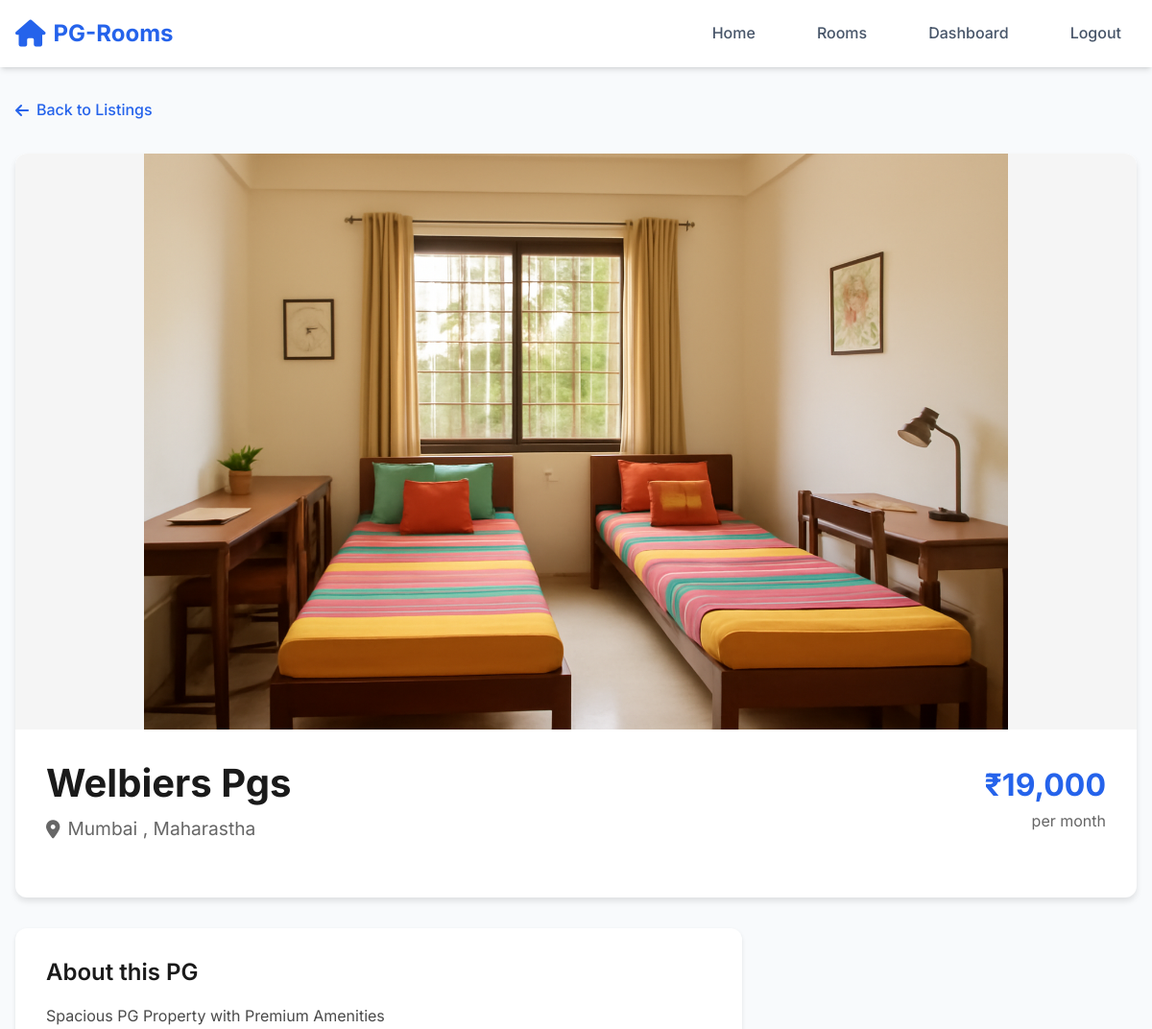
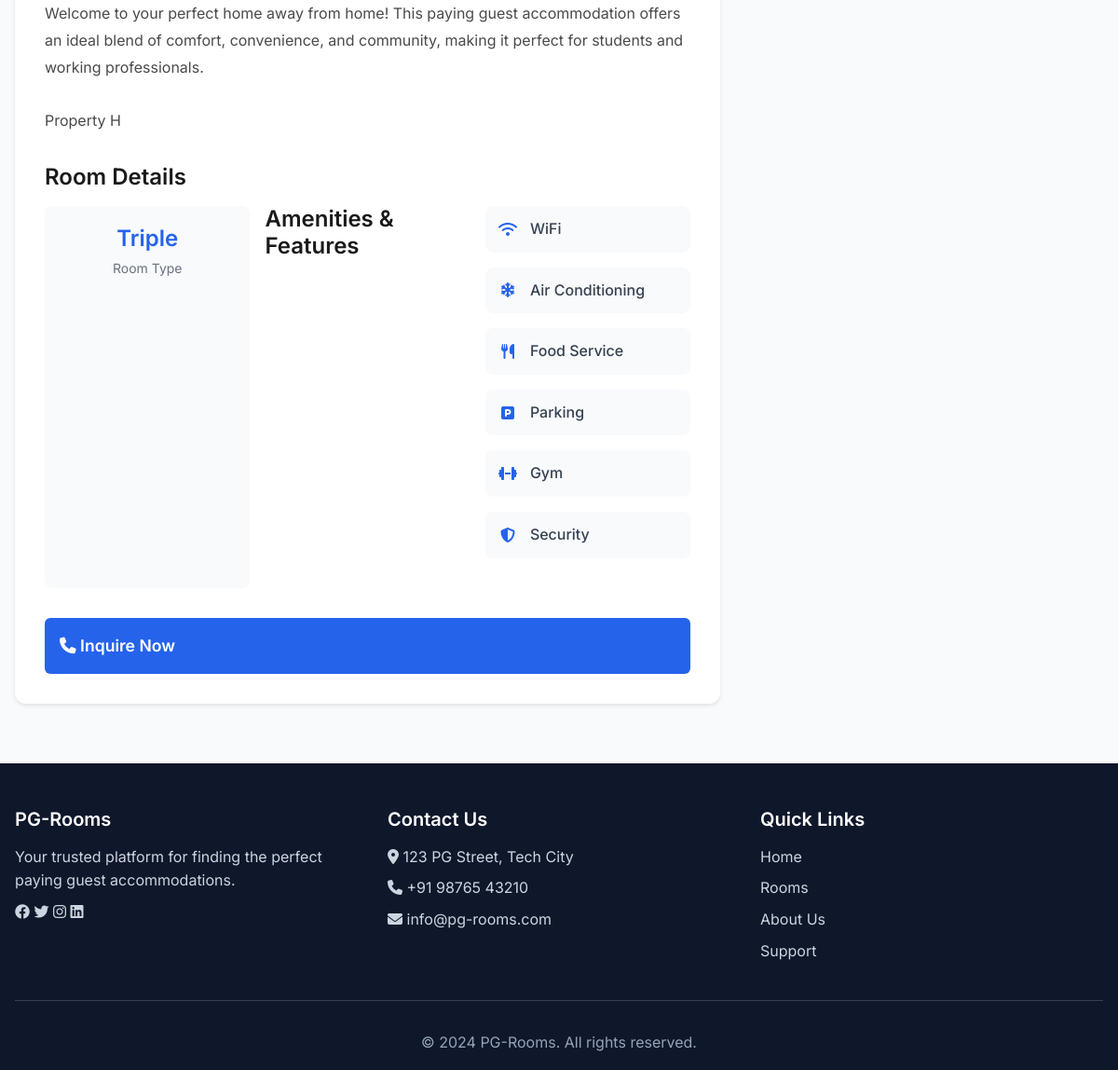
Page /pages/view_details.php?lid=13 (signed in) on the committed database (2 pictures, top to bottom).
### tables this page shows
CREATE TABLE `listing` (
  `lid` int(11) NOT NULL,
  `title` varchar(100) NOT NULL,
  `price` decimal(20,0) NOT NULL,
  `ladd` varchar(50) NOT NULL,
  `stype` varchar(20) NOT NULL,
  `wifi` varchar(40) NOT NULL,
  `ac` varchar(20) NOT NULL,
  `food` varchar(20) NOT NULL,
  `parking` varchar(20) NOT NULL,
  `gym` varchar(20) NOT NULL,
  `securitry` varchar(20) NOT NULL,
  `limage` varchar(255) NOT NULL,
  `ldesc` varchar(255) NOT NULL,
  `aid` int(10) NOT NULL
);

### pages/view_details.php (the view, shortened to what this page needs)
<?php
require_once '../database/dbcon.php';
$listing_id = intval($_GET['lid']);
$sql = "SELECT * FROM listing WHERE lid = ?";
$stmt = mysqli_prepare($conn, $sql);
mysqli_stmt_bind_param($stmt, "i", $listing_id);
mysqli_stmt_execute($stmt);
$result = mysqli_stmt_get_result($stmt);
$listing = mysqli_fetch_assoc($result);
$amenities = [];
if ($listing['wifi']) $amenities[] = ['name' => 'WiFi', 'icon' => 'fas fa-wifi'];
if ($listing['ac']) $amenities[] = ['name' => 'Air Conditioning', 'icon' => 'fas fa-snowflake'];
if ($listing['food']) $amenities[] = ['name' => 'Food Service', 'icon' => 'fas fa-utensils'];
if ($listing['parking']) $amenities[] = ['name' => 'Parking', 'icon' => 'fas fa-parking'];
if ($listing['gym']) $amenities[] = ['name' => 'Gym', 'icon' => 'fas fa-dumbbell'];
if ($listing['securitry']) $amenities[] = ['name' => 'Security', 'icon' => 'fas fa-shield-alt'];
?>
<!DOCTYPE html>
<html lang="en">
<head>
    <link rel="stylesheet" href="../assets/css/main.css">
    <link rel="stylesheet" href="../assets/css/responsive.css">
    <link rel="stylesheet" href="https://cdnjs.cloudflare.com/ajax/libs/font-awesome/6.4.0/css/all.min.css">
</head>
<body>
    <nav class="navbar">
        <div class="container">
            <div class="navbar-container">
                <a href="../index.php" class="navbar-brand">
                    <i class="fas fa-home"></i>
                    <span>PG-Rooms</span>
                </a>
                <ul class="navbar-nav">
                    <li><a href="../index.php" class="nav-link">Home</a></li>
                    <li><a href="Listing.php" class="nav-link">Rooms</a></li>
                    <li><a href="dashboard.php" class="nav-link">Dashboard</a></li>
                    <li><a href="logout.php" class="nav-link">Logout</a></li>
                </ul>
            </div>
        </div>
    </nav>
    <div class="pg-details-container">
        <a href="Listing.php" class="back-button">
            <i class="fas fa-arrow-left"></i>
            Back to Listings
        </a>
        <div class="pg-details-header">
            <div class="pg-image-gallery">
                <img src="../uploads/<?php echo htmlspecialchars($listing['limage']); ?>"
                     alt="<?php echo htmlspecialchars($listing['title']); ?>"
                     class="pg-main-image">
            </div>
            <div class="pg-details-content">
                <div class="pg-title-section">
                    <div>
                        <h1 class="pg-title"><?php echo htmlspecialchars($listing['title']); ?></h1>
                        <p class="pg-location">
                            <i class="fas fa-map-marker-alt"></i>
                            <?php echo htmlspecialchars($listing['ladd']); ?>
                        </p>
                    </div>
                    <div class="pg-price-section">
                        <div class="pg-price">₹<?php echo number_format($listing['price']); ?></div>
                        <div class="pg-price-period">per month</div>
                    </div>
                </div>
            </div>
        </div>
        <div class="pg-details-grid">
            <div class="pg-info-section">
                <h2 class="section-title">About this PG</h2>
                <p class="pg-description">
                    <?php echo nl2br(htmlspecialchars($listing['ldesc'])); ?>
                </p>
                <h3 class="section-title">Room Details</h3>
                <div class="pg-specs">
                    <div class="spec-item">
                        <span class="spec-value"><?php echo htmlspecialchars($listing['stype']); ?></span>
                        <span class="spec-label">Room Type</span>
                    </div>
                <h3 class="section-title">Amenities & Features</h3>
                <div class="amenities-grid">
                    <?php foreach ($amenities as $amenity): ?>
                        <div class="amenity-item">
                            <div class="amenity-icon">
                                <i class="<?php echo $amenity['icon']; ?>"></i>
                            </div>
                            <span class="amenity-name"><?php echo $amenity['name']; ?></span>
                        </div>
                    <?php endforeach; ?>
                </div>
            </div>
                <div class="action-buttons">
                    <a href="inquire.php?lid=<?php echo $listing['lid']; ?>&title=<?php echo urlencode($listing['title']); ?>&price=<?php echo $listing['price']; ?>"
                       class="btn btn-primary btn-full">
                        <i class="fas fa-phone"></i>
                        Inquire Now
                    </a>
                </div>
            </div>
        </div>
    </div>
    <footer class="footer">
        <div class="container">
            <div class="footer-content">
                <div class="footer-section">
                    <h5>PG-Rooms</h5>
                    <p>Your trusted platform for finding the perfect paying guest accommodations.</p>
                    <div>
                        <a href="#"><i class="fab fa-facebook"></i></a>
                        <a href="#"><i class="fab fa-twitter"></i></a>
                        <a href="#"><i class="fab fa-instagram"></i></a>
                        <a href="#"><i class="fab fa-linkedin"></i></a>
                    </div>
                </div>
                <div class="footer-section">
                    <h5>Contact Us</h5>
                    <p><i class="fas fa-map-marker-alt"></i> 123 PG Street, Tech City</p>
                    <p><i class="fas fa-phone"></i> +91 98765 43210</p>
                    <p><i class="fas fa-envelope"></i> info@pg-rooms.com</p>
                </div>
                <div class="footer-section">
                    <h5>Quick Links</h5>
                    <p><a href="../index.php">Home</a></p>
                    <p><a href="Listing.php">Rooms</a></p>
                    <p><a href="#">About Us</a></p>
                    <p><a href="#">Support</a></p>
                </div>
            </div>
            <div class="footer-bottom">
                <p>&copy; 2024 PG-Rooms. All rights reserved.</p>
            </div>
        </div>
    </footer>
</body>
</html>

### assets/css/main.css (style rules this page uses)
:root { --primary-color: #2563eb; --secondary-color: #64748b; --accent-color: #f59e0b; --success-color: #10b981; --danger-color: #ef4444; --warning-color: #f59e0b; --info-color: #3b82f6; --text-primary: #1e293b; --text-secondary: #475569; --text-muted: #94a3b8; --bg-primary: #ffffff; --bg-secondary: #f8fafc; --bg-dark: #0f172a; --border-color: #e2e8f0; --shadow-sm: 0 1px 2px 0 rgb(0 0 0 / 0.05); --shadow-md: 0 4px 6px -1px rgb(0 0 0 / 0.1), 0 2px 4px -2px rgb(0 0 0 / 0.1); --shadow-lg: 0 10px 15px -3px rgb(0 0 0 / 0.1), 0 4px 6px -4px rgb(0 0 0 / 0.1); --border-radius: 0.375rem; --border-radius-lg: 0.5rem; --font-family: 'Inter', -apple-system, BlinkMacSystemFont, 'Segoe UI', Roboto, sans-serif; }
* { margin: 0; padding: 0; box-sizing: border-box; }
body { font-family: var(--font-family); line-height: 1.6; color: var(--text-primary); background-color: var(--bg-secondary); }
a { text-decoration: none; color: inherit; }
ul { list-style: none; }
img { max-width: 100%; height: auto; }
h1, h2, h3, h4, h5, h6 { font-weight: 600; line-height: 1.2; margin-bottom: 0.5rem; }
h1 { font-size: 2.5rem; }
h2 { font-size: 2rem; }
h3 { font-size: 1.75rem; }
h5 { font-size: 1.25rem; }
.container { max-width: 1200px; margin: 0 auto; padding: 0 1rem; }
.navbar { background: var(--bg-primary); box-shadow: var(--shadow-md); position: sticky; top: 0; z-index: 1000; }
.navbar-container { display: flex; align-items: center; justify-content: space-between; padding: 1rem 0; }
.navbar-brand { display: flex; align-items: center; font-size: 1.5rem; font-weight: 700; color: var(--primary-color); }
.navbar-brand i { margin-right: 0.5rem; font-size: 1.75rem; }
.navbar-nav { display: flex; align-items: center; gap: 2rem; }
.nav-link { color: var(--text-secondary); font-weight: 500; transition: color 0.3s ease; padding: 0.5rem 1rem; border-radius: var(--border-radius); }
.btn { padding: 0.75rem 1.5rem; border: none; border-radius: var(--border-radius); cursor: pointer; font-weight: 500; transition: all 0.3s ease; }
.btn-primary { background: var(--primary-color); color: white; }
.footer { background: var(--bg-dark); color: white; padding: 3rem 0 1rem; margin-top: 4rem; }
.footer-content { display: grid; grid-template-columns: repeat(auto-fit, minmax(250px, 1fr)); gap: 2rem; margin-bottom: 2rem; }
.footer-section h5 { margin-bottom: 1rem; }
.footer-section p { color: #cbd5e1; margin-bottom: 0.5rem; }
.footer-section a { color: #cbd5e1; transition: color 0.3s ease; }
.footer-bottom { text-align: center; padding-top: 2rem; border-top: 1px solid #334155; color: #94a3b8; }

### rows in the picture
listing: limage (picture), title "Welbiers Pgs", ladd "Mumbai , Maharastha", price "19,000", ldesc "Spacious PG Property with Premium Amenities Welcome to your perfect home away from home! This paying guest accommodation offers an ideal blend of comfort, convenience, and community, making it perfect for students and working professionals. Property H", stype "Triple"

### other values in the picture
$amenity['name'] "WiFi"
$amenity['name'] "Air Conditioning"
$amenity['name'] "Food Service"
$amenity['name'] "Parking"
$amenity['name'] "Gym"
$amenity['name'] "Security"
